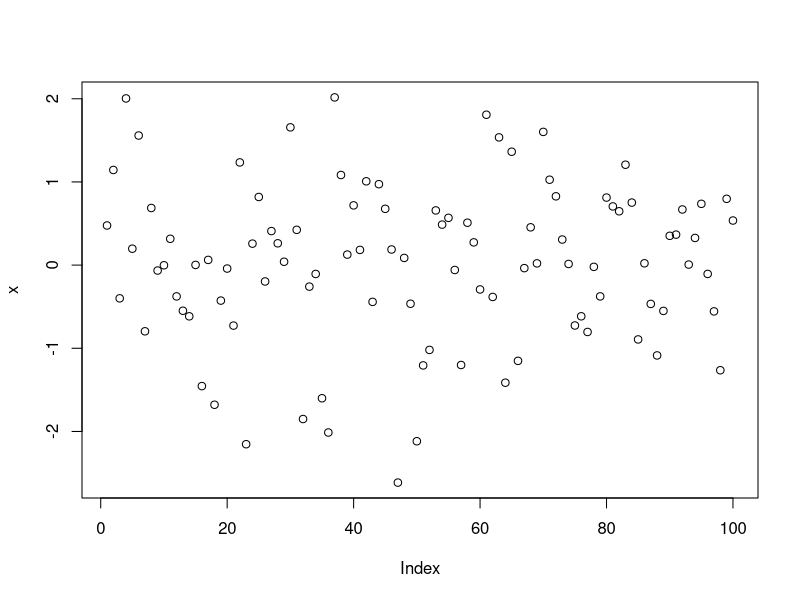
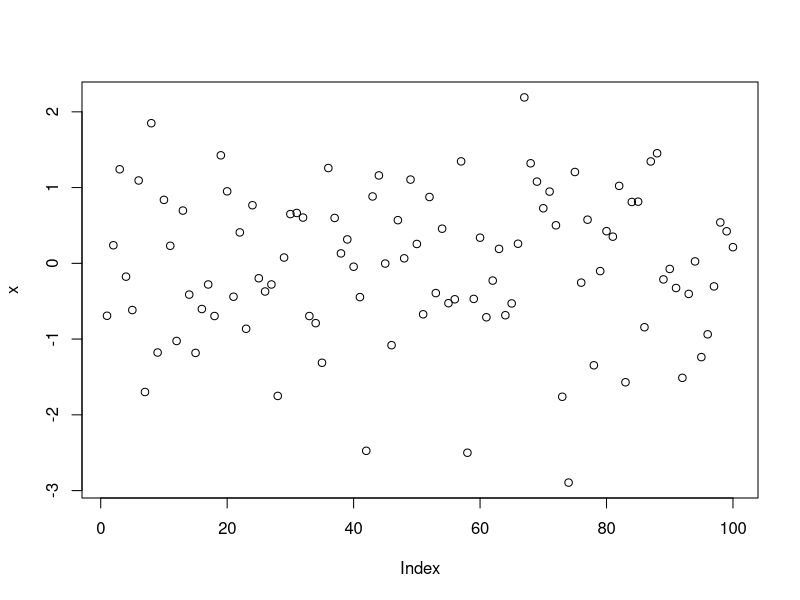
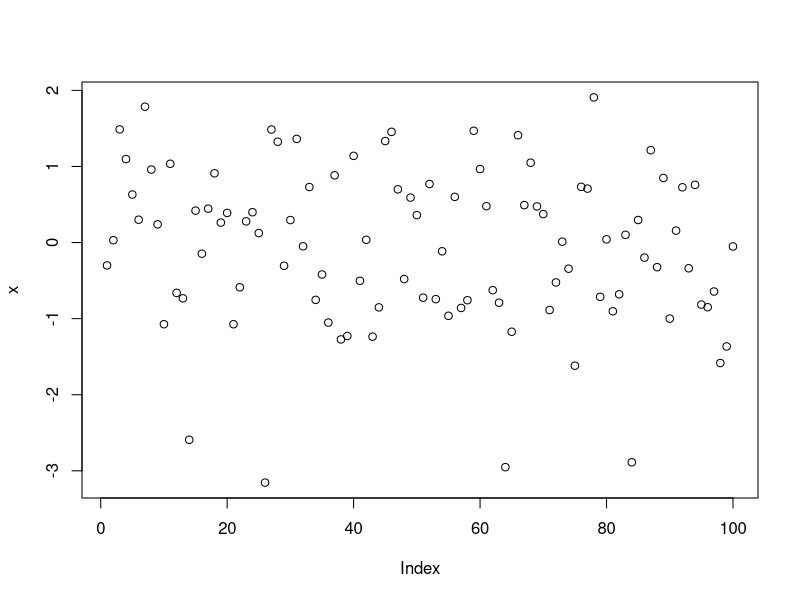
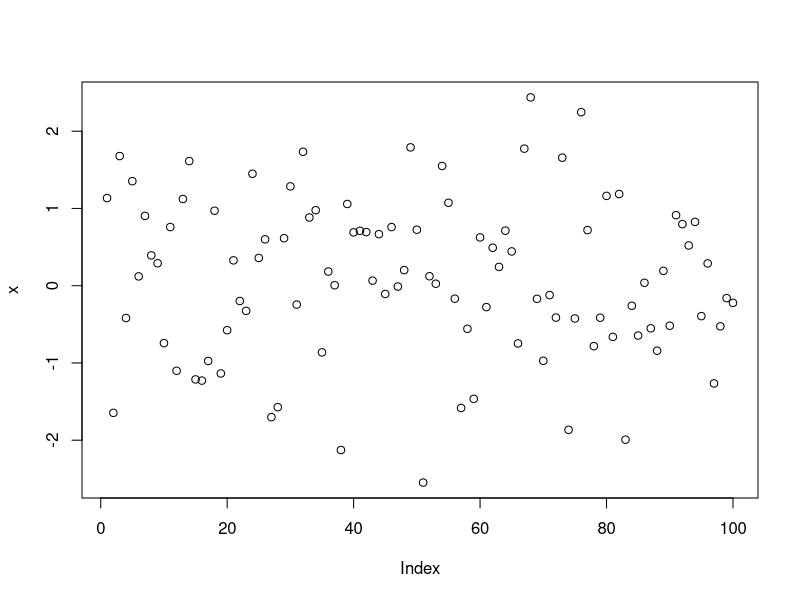

These charts were generated, in order, by the following R code:
## ---- chunk 1
x = rnorm(100)
plot(x)
## ---- chunk 2
x = rnorm(100)
plot(x)
## ---- chunk 3
x = rnorm(100)
plot(x)
## ---- chunk 4
x = rnorm(100)
plot(x)
## ---- chunk 5
Sys.sleep(10)
## ---- chunk 6

